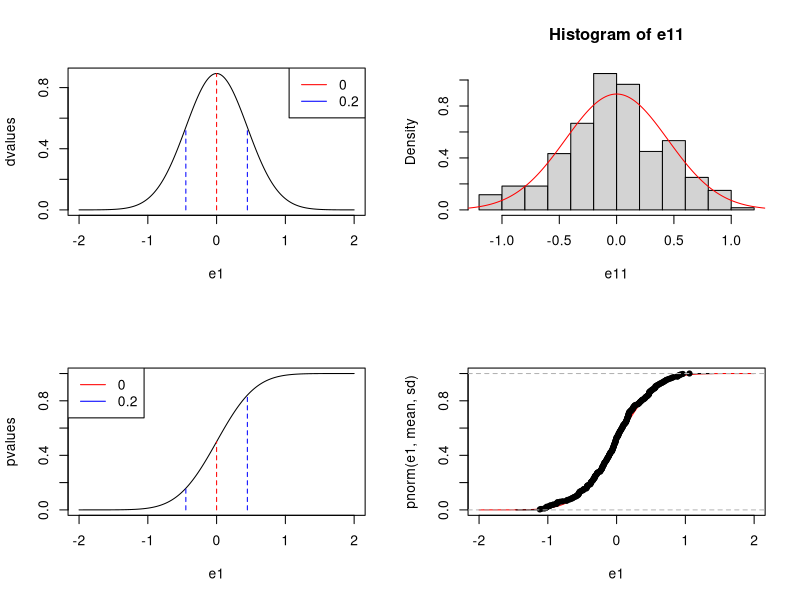
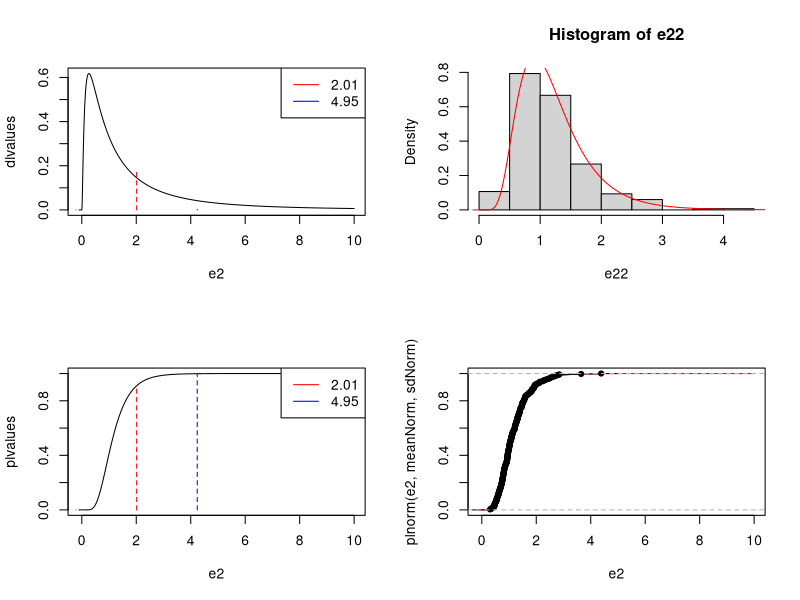
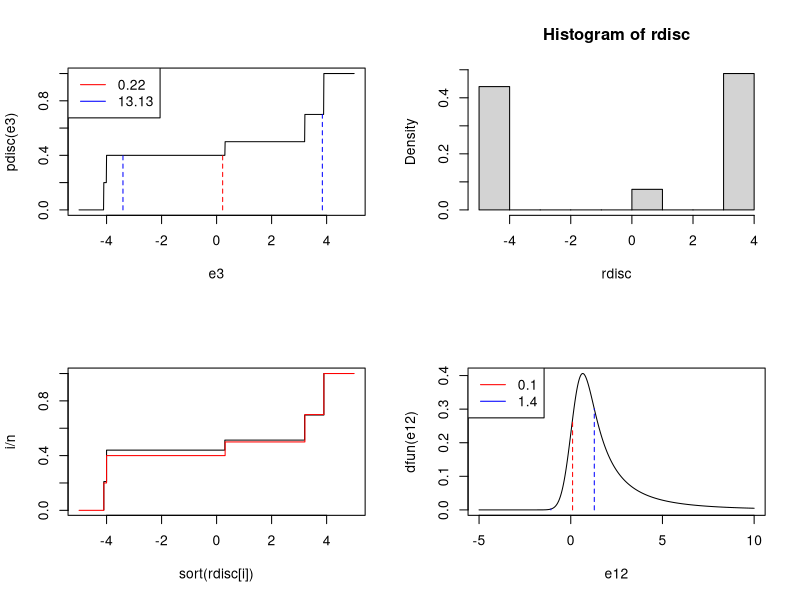
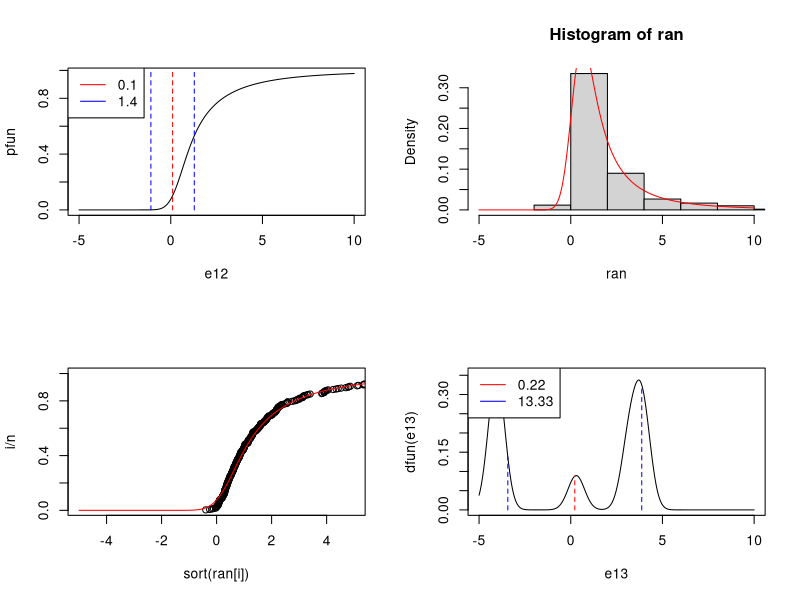
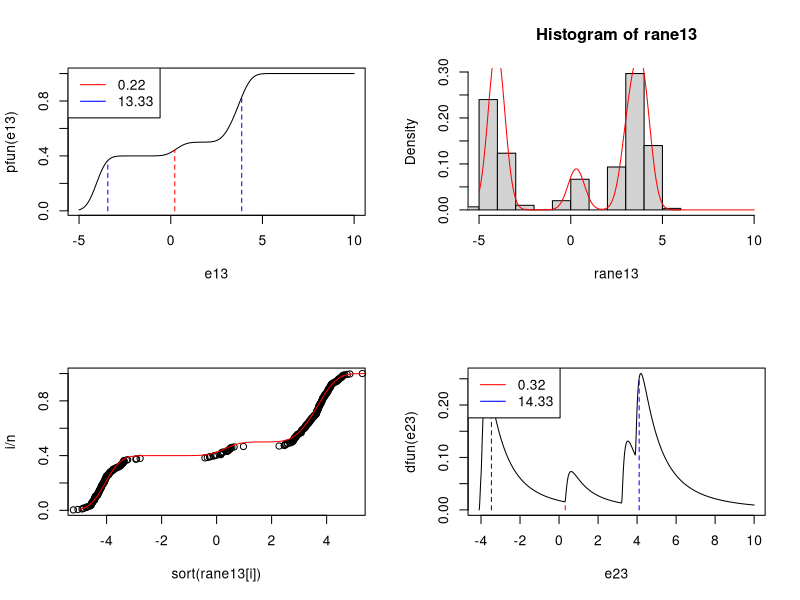
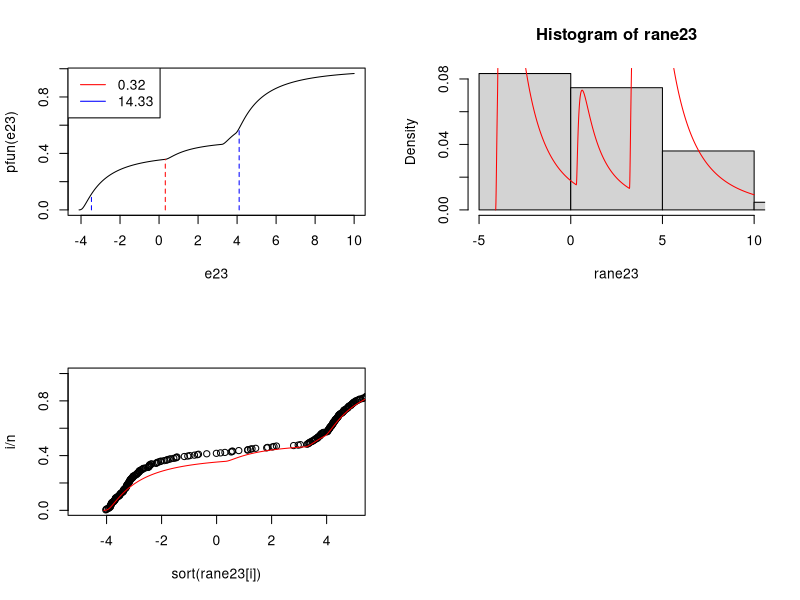

These charts were generated, in order, by the following R code:

# Е1 НОРМАЛЬНОЕ РАСПРЕДЕЛЕНИЕ  -------------------------------------------------------------------------------------------------------------------------------
{e1 = seq(-2, 2, 0.001)
pdf( file="meowV2.pdf")
layout (matrix (c (1,2,3,4), 2, 2))
dsp = 0.2
sd = sqrt(dsp)
mean = 0
{dvalues=dnorm(e1,mean,sd)
plot(e1, dvalues,
     type="l")
 lines(c(mean, mean), c(0,dnorm(mean,mean,sd)), lty="dashed", col= "red")
 lines(c(mean+sd, mean+sd), c(0, dnorm(mean+sd,mean,sd)), lty="dashed", col="blue")
 lines(c(mean-sd, mean-sd), c(0, dnorm(mean-sd,mean,sd)), lty="dashed", col="blue")
 location = "topright"
 lns = c(1, 1)
 colors=c("red","blue")
 labels=c("E=0","D=")
 means=c(round(mean,2), (round(dsp, 2)))
 legend(location, NULL, means, col=colors, lwd=lns )
}
sd(e1)
{pvalues=pnorm(e1,mean,sd)
 plot(e1, pvalues,
      type="l")
 lines(c(mean,mean), c(0,pnorm(mean,mean,sd)), lty="dashed", col="red")
 lines(c(mean+sd, mean+sd), c(0, pnorm(mean+sd,mean,sd)), lty="dashed", col="blue")
 lines(c(mean-sd, mean-sd), c(0, pnorm(mean-sd,mean,sd)), lty="dashed", col="blue")
 location = "topleft"
 lns = c(1, 1)
 colors=c("red","blue")
 labels=c("E=","D=")
 means=c(round(median(e1),2),(round(dsp,2)))
 legend(location, NULL,means, col=colors, lwd=lns)}

 {e11=rnorm(300,mean,sd)
 hist(e11, breaks=10, freq=FALSE)
lines(e1,dnorm(e1,mean,sd),type="l", col="red")}
 
   plot(e1,pnorm(e1,mean,sd), type="l", col="red")
 lines(ecdf(e11))
}
 # Е2 И ЛОГАРИФМ -------------------------------------------------------------------------------------------------------------------------------
 {e2 = seq(-0.1, 10, 0.01)
 
 dspNorm = 1.2
 sdNorm = sqrt(dsp)
 meanNorm = 0.1
 
 dspLog = exp(dspNorm - 1)*exp(2*meanNorm + dspNorm)
 meanLog = exp(meanNorm + dspNorm/2)
 sdLog = sqrt(dspLog)
 
 {dlvalues=dlnorm(e2,0.1,1.2)
   plot(e2, dlvalues,
        type="l")
   lines(c(meanLog,meanLog), c(0, dlnorm(meanLog,meanNorm,sdNorm)), lty="dashed", col= "red")
   lines(c(meanLog+sdLog, meanLog+sdLog), c(0, dlnorm(meanLog+sdLog,meanNorm, sdNorm)), lty="dashed", col="blue")
   lines(c(meanLog-sdLog, meanLog-sdLog), c(0, dlnorm(meanLog-sdLog,meanNorm, sdNorm)), lty="dashed", col="blue")
   location = "topright"
   lns = c(1, 1)
   colors=c("red","blue")
   labels=c("E=","D=")
   meanLogs=c(round(meanLog,2), (round(dspLog, 2)))
   legend(location, NULL, meanLogs, col=colors, lwd=lns )
 }
 {plvalues=plnorm(e2,meanNorm,sdNorm)
   plot(e2, plvalues,
        type="l")
   lines(c(meanLog,meanLog), c(0,plnorm(meanLog,meanNorm,sdNorm)), lty="dashed", col="red")
   lines(c(meanLog+sdLog, meanLog+sdLog), c(0, plnorm(meanLog+sdLog,meanNorm,sdNorm)), lty="dashed", col="blue")
   lines(c(meanLog-sdLog, meanLog-sdLog), c(0, plnorm(meanLog-sdLog,meanNorm,sdNorm)), lty="dashed", col="blue")
   location = "topright"
   lns = c(1, 1)
   colors=c("red","blue")
   labels=c("E=","D=")
   meanLogs=c(round(meanLog,2),(round(dspLog,2)))
   legend(location, NULL, meanLogs, col=colors, lwd=lns)}
 
   e22=rlnorm(300,meanNorm,sdNorm)
   hist(e22, breaks=10, freq = FALSE)
   lines(e2, dlnorm(e2,meanNorm,sdNorm), col="red")
 
   plot(e2,plnorm(e2,meanNorm,sdNorm), type="l", col="red")
   lines(ecdf(e22))
 }
   
# E3 ДИСКРЕТНОЕ РАСПРЕДЕЛЕНИЕ  ----------------------------------------------------------------------------------

{pdisc = function(e3) {
   y = rep(0, length(e3))
   for (i in 1:length(e3))
   {
      if (e3[i] < -4.1) {
         y[i] = 0
      }
      else if (e3[i] < -4.0) {
         y[i] = 0.2
      }
      else if (e3[i] < 0.3) {
         y[i] = 0.2+0.2
      }
      else if (e3[i] < 3.2) {
         y[i] = 0.2+0.2+0.1
      }
      else if (e3[i] < 3.9) {
         y[i] = 0.2+0.2+0.1+0.2
      }
      else {
         y[i] = 1
      }
   }
   return(y)
}
#x = c(-5, -4.1, -4.1,-4.0, -4.0,0.3, 0.3, 3.2, 3.2, 3.9, 3.9, 5)
#y = c(0, 0, 0.2,0.2, 0.4,0.4, 0.5, 0.5, 0.7, 0.7, 1, 1)
#lines(x,y, type ='l', color = 'blue')
e3 = seq(-5,5,0.01)
mean = (-4.1*0.2-4*0.2+0.3*0.1+3.2*0.2+3.9*0.3)
d = (-4.1-mean)**2*0.2+(-4-mean)**2*0.2+(0.3-mean)**2*0.1+(3.2-mean)**2*0.2+(3.9-mean)**2*0.3
sd = sqrt(d)

   {plot(e3, pdisc(e3),
        type="l")
   lines(c(mean,mean), c(0,pdisc(mean)), lty="dashed", col="red")
   lines(c(mean+sd, mean+sd), c(0, pdisc(mean+sd)), lty="dashed", col="blue")
   lines(c(mean-sd, mean-sd), c(0, pdisc(mean-sd)), lty="dashed", col="blue")
   location = "topleft"
   lns = c(1, 1)
   colors=c("red","blue")
   labels=c("E=","D=")
   means=c(round(mean,2),(round(d,2)))
   legend(location, NULL, means, col=colors, lwd=lns)}



  {X=c(-4.1,-4.0,0.3,3.2,3.9)
  P=c(0.2,0.2,0.1,0.2,0.3)
  n=300
  i=1:n
  
  rdisc=sample(X,n,replace=T,prob=P)
 
  
   plot(sort(rdisc[i]), i / n, xlim=c(-5,5), type = "s")
   lines(e3, pdisc(e3), type = "s", col="red") 
   }

   hist(rdisc, breaks=10, freq=FALSE)}

## E12 = E1 + E2 НОРМАЛЬНОЕ + ЛОГАРИФМИЧЕСКОЕ  ----------------------------------------------------------------------------------
{dspnorm = 0.2
sdnorm = sqrt(dspnorm)
meannorm = 0

dsplnorm = 1.2
sdlnorm = sqrt(dsplnorm)
meanlnorm = 0.1

mean = meannorm+meanlnorm
dsp = dspnorm+dsplnorm
sd = sqrt(dsp)

e12 = seq(-5,10,0.01)

dfun = function(t) {
   y = rep(0, length(t))
   for (i in 1:length(t)) {
      mult = function(e12) {
         res = dnorm(e12, meannorm, sdnorm) * dlnorm(t[i] - e12, meanlnorm, sdlnorm)
         return(res)
      }
      y[i] = integrate(mult, -Inf, Inf)
   }
   return(y)
}

df = dfun(e12)
{plot(e12, dfun(e12),
      type="l")
   lines(c(mean,mean), c(0,dfun(mean)), lty="dashed", col="red")
   lines(c(mean+sd, mean+sd), c(0, dfun(mean+sd)), lty="dashed", col="blue")
   lines(c(mean-sd, mean-sd), c(0, dfun(mean-sd)), lty="dashed", col="blue")
   location = "topleft"
   lns = c(1, 1)
   colors=c("red","blue")
   labels=c("E=","D=")
   means=c(round(mean,2),(round(dsp,2)))
   legend(location, NULL, means, col=colors, lwd=lns)}

pfun = e12
pfun[1] = 0
stp = 0.01
for (i in 2:length(e12)) {
   j = i - 1
   pfun[i] = pfun[j] + (df[[i]] * stp)
}

{plot(e12, pfun,
      type="l")
   lines(c(mean,mean), c(0,1), lty="dashed", col="red")
   lines(c(mean+sd, mean+sd), c(0,1), lty="dashed", col="blue")
   lines(c(mean-sd, mean-sd), c(0,1), lty="dashed", col="blue")
   location = "topleft"
   lns = c(1, 1)
   colors=c("red","blue")
   labels=c("E=","D=")
   means=c(round(mean,2),(round(dsp,2)))
   legend(location, NULL, means, col=colors, lwd=lns)}

n = 300
i = 1:n
ran = rnorm(n, meannorm, dspnorm) + rlnorm(n, meanlnorm, dsplnorm)
plot(sort(ran[i]), i / n, type = "p", xlim=c(-5,5))
lines(e12, pfun, type = "l", col = "red")

hist(ran, freq=FALSE, breaks = 10,xlim=c(-5, 10))
lines(e12, dfun(e12), type = "l", col = "red") }

## E13 = E1 + E3 НОРМАЛЬНОЕ + ДИСКРЕТНОЕ  !!!!!!!----------------------------------------------------------------------------------

{dspnorm = 0.2
sdnorm = sqrt(dspnorm)
meannorm = 0

meandisc = (-4.1*0.2-4*0.2+0.3*0.1+3.2*0.2+3.9*0.3)
dspdisc = (-4.1-meandisc)**2*0.2+(-4-meandisc)**2*0.2+(0.3-meandisc)**2*0.1+(3.2-meandisc)**2*0.2+(3.9-meandisc)**2*0.3

y=0
X=c(-4.1,-4,0.3,3.2,3.9)
P=c(0.2,0.2,0.1,0.2,0.3)

mean = meannorm + meandisc
dsp = dspnorm + dspdisc
sd = sqrt(dsp)

dfun =  Vectorize( function(x){
            for( i in 1:length(X) ) {
            y=y+P[i]*dnorm(x-X[i], meannorm, sdnorm) }
         return(y)} )

pfun =  Vectorize( function(x){
            for( i in 1:length(X) ) {
            y=y+P[i]*pnorm(x-X[i], meannorm, sdnorm) }
         return(y)} )

e13 = seq(-5,10,0.01)

{plot(e13, dfun(e13), 
      type="l")
   lines(c(mean,mean), c(0,dfun(mean)), lty="dashed", col="red")
   lines(c(mean+sd, mean+sd), c(0, dfun(mean+sd)), lty="dashed", col="blue")
   lines(c(mean-sd, mean-sd), c(0, dfun(mean-sd)), lty="dashed", col="blue")
   location = "topleft"
   lns = c(1, 1)
   colors=c("red","blue")
   labels=c("E=","D=")
   means=c(round(mean,2),(round(dsp,2)))
   legend(location, NULL, means, col=colors, lwd=lns)}

{plot(e13, pfun(e13),
      type="l")
   lines(c(mean,mean), c(0,pfun(mean)), lty="dashed", col="red")
   lines(c(mean+sd, mean+sd), c(0,pfun(mean+sd)), lty="dashed", col="blue")
   lines(c(mean-sd, mean-sd), c(0,pfun(mean-sd)), lty="dashed", col="blue")
   location = "topleft"
   lns = c(1, 1)
   colors=c("red","blue")
   labels=c("E=","D=")
   means=c(round(mean,2),(round(dsp,2)))
   legend(location, NULL, means, col=colors, lwd=lns)}

n = 300
i = 1:n
rdisc=sample(X,n,replace=T,prob=P)
rane13 = rdisc + rnorm(n,meannorm,sdnorm)

plot(sort(rane13[i]), i / n, type = "p", xlim=c(-5,5))
lines(e13, pfun(e13), type = "l", col = "red")

hist(rane13, freq=FALSE, breaks = 10,xlim=c(-5, 10))
lines(e13, dfun(e13), type = "l", col = "red")
}

## E23 = E2 + E3 ЛОГАРИФМИЧЕСКОЕ + ДИСКРЕТНОЕ !!!!!! ----------------------------------------------------------------------------------
{

dsplnorm = 1.2
sdlnorm = sqrt(dsplnorm)
meanlnorm = 0.1

meandisc = (-4.1*0.2-4*0.2+0.3*0.1+3.2*0.2+3.9*0.3)
dspdisc = (-4.1-meandisc)**2*0.2+(-4-meandisc)**2*0.2+(0.3-meandisc)**2*0.1+(3.2-meandisc)**2*0.2+(3.9-meandisc)**2*0.3

y=0
X=c(-4.1,-4,0.3,3.2,3.9)
P=c(0.2,0.2,0.1,0.2,0.3)

mean = meanlnorm + meandisc
dsp = dsplnorm + dspdisc
sd = sqrt(dsp)

dfun =  Vectorize( function(x){
   for( i in 1:length(X) ) {
      y=y+P[i]*dlnorm(x-X[i], meanlnorm, sdlnorm) }
   return(y)} )

pfun =  Vectorize( function(x){
   for( i in 1:length(X) ) {
      y=y+P[i]*plnorm(x-X[i], meanlnorm, sdlnorm) }
   return(y)} )

e23 = seq(-4.1,10,0.01)

{plot(e23, dfun(e23), 
      type="l")
   lines(c(mean,mean), c(0,dfun(mean)), lty="dashed", col="red")
   lines(c(mean+sd, mean+sd), c(0, dfun(mean+sd)), lty="dashed", col="blue")
   lines(c(mean-sd, mean-sd), c(0, dfun(mean-sd)), lty="dashed", col="blue")
   location = "topleft"
   lns = c(1, 1)
   colors=c("red","blue")
   labels=c("E=","D=")
   means=c(round(mean,2),(round(dsp,2)))
   legend(location, NULL, means, col=colors, lwd=lns)}

{plot(e23, pfun(e23),
      type="l")
   lines(c(mean,mean), c(0,pfun(mean)), lty="dashed", col="red")
   lines(c(mean+sd, mean+sd), c(0,pfun(mean+sd)), lty="dashed", col="blue")
   lines(c(mean-sd, mean-sd), c(0,pfun(mean-sd)), lty="dashed", col="blue")
   location = "topleft"
   lns = c(1, 1)
   colors=c("red","blue")
   labels=c("E=","D=")
   means=c(round(mean,2),(round(dsp,2)))
   legend(location, NULL, means, col=colors, lwd=lns)}

n = 300
i = 1:n
rdisc=sample(X,n,replace=T,prob=P)
rane23 = rdisc + rlnorm(n,meanlnorm,sdlnorm)

plot(sort(rane23[i]), i / n, type = "p", xlim=c(-5,5))
lines(e23, pfun(e23), type = "l", col = "red")

hist(rane23, freq=FALSE, breaks = 10,xlim=c(-5, 10))
lines(e23, dfun(e23), type = "l", col = "red")

}
dev.off()
